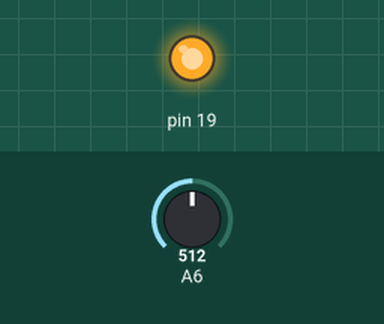
Bench run of a program on a simulated Arduino Uno, built with avr-gcc and run on an emulated ATmega328P. On the bench: output pins drawn as LEDs (lit = HIGH). The test bench sets the inputs (shaded band); at power-on: A6 = 512.

Above: at 0.8 s.
0.9 s: A6 set to 69
2.4 s: A6 set to 56
At 3.6 s:
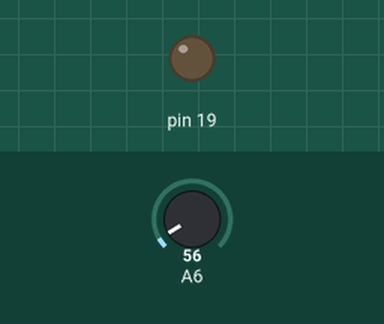
3.9 s: A6 set to 122
At 4.9 s:
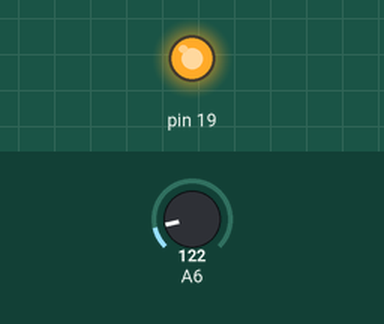
5.4 s: A6 set to 20
At 6.1 s:
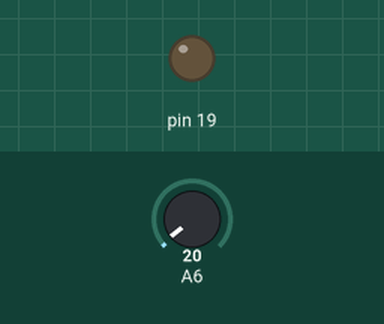
Timing chart, 0 to 7.9 s (numbered marks = the images above; inputs shaded):
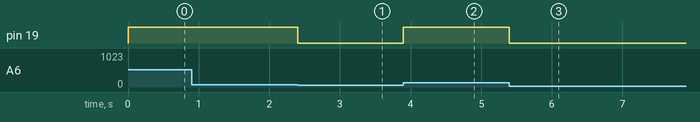

Measured:
- the behaviour switches between 62 and 61 on A6 (found by bisection; images 0 and 1)
- after the input at 0.9 s, every drawn part: stays the same
- after the input at 2.4 s, pin 19: HIGH → LOW at once
- after the input at 3.9 s, pin 19: LOW → HIGH at once
- after the input at 5.4 s, pin 19: HIGH → LOW at once

The program:

main.c
```c
/**
 * @file    main.c
 * @brief   Temperature control: reads a 10 mV/C sensor on ADC6 and turns on PC5 above 30 C.
 * @author  Marawan Azmy
 */

#include "ADC.h"

int main(){
	ADC_Init();

	f32 Sensor = 0;
	DDRC |= (1<<PC5);

	while(1){
		Sensor = ADC_Read(6);	/* 0-1023 */
		Sensor *= 5;
		Sensor /= 1023;	/* Volts */
		Sensor *= 100;	/* Degrees C */

		if(Sensor > 30){
			PORTC |= (1<<PC5);
		}
		else{
			PORTC &= ~(1<<PC5);
		}
	}

	return 0;
}
```

ADC.c
```c
/**
 * @file    ADC.c
 * @brief   ADC driver: AVCC reference, single conversion, polling.
 * @author  Marawan Azmy
 */

#include "ADC.h"

void ADC_Init(void){
	ADMUX = (1<<REFS0);
	ADCSRA = (1<<ADEN) | (1<<ADPS1) | (1<<ADPS2);	/* Prescaler 64: 8 MHz / 64 = 125 kHz */
}

uint16 ADC_Read(uint8 Channel){
	Channel = Channel & 0x07;
	ADMUX &= 0xE0;	/* Clear MUX4:0 */
	ADMUX |= Channel;

	ADCSRA |= (1<<ADSC);
	while(ADCSRA & (1<<ADSC));	/* ADSC clears when the conversion completes */

	return ADC;
}
```

ADC.h
```c
/**
 * @file    ADC.h
 * @brief   ADC driver API.
 * @author  Marawan Azmy
 */

#ifndef ADC_H_
#define ADC_H_

#include "StdTypes.h"
#include <AVR/io.h>

void ADC_Init(void);
uint16 ADC_Read(uint8 Channel);	/* Returns the 10-bit result (0-1023) */

#endif /* ADC_H_ */
```

StdTypes.h
```c
/**
 * @file    StdTypes.h
 * @brief   Fixed-width type aliases.
 * @author  Marawan Azmy
 */

#ifndef STDTYPES_H_
#define STDTYPES_H_

typedef unsigned char uint8;
typedef unsigned short uint16;
typedef unsigned long uint32;
typedef float f32;
typedef double f64;

#endif /* STDTYPES_H_ */
```
